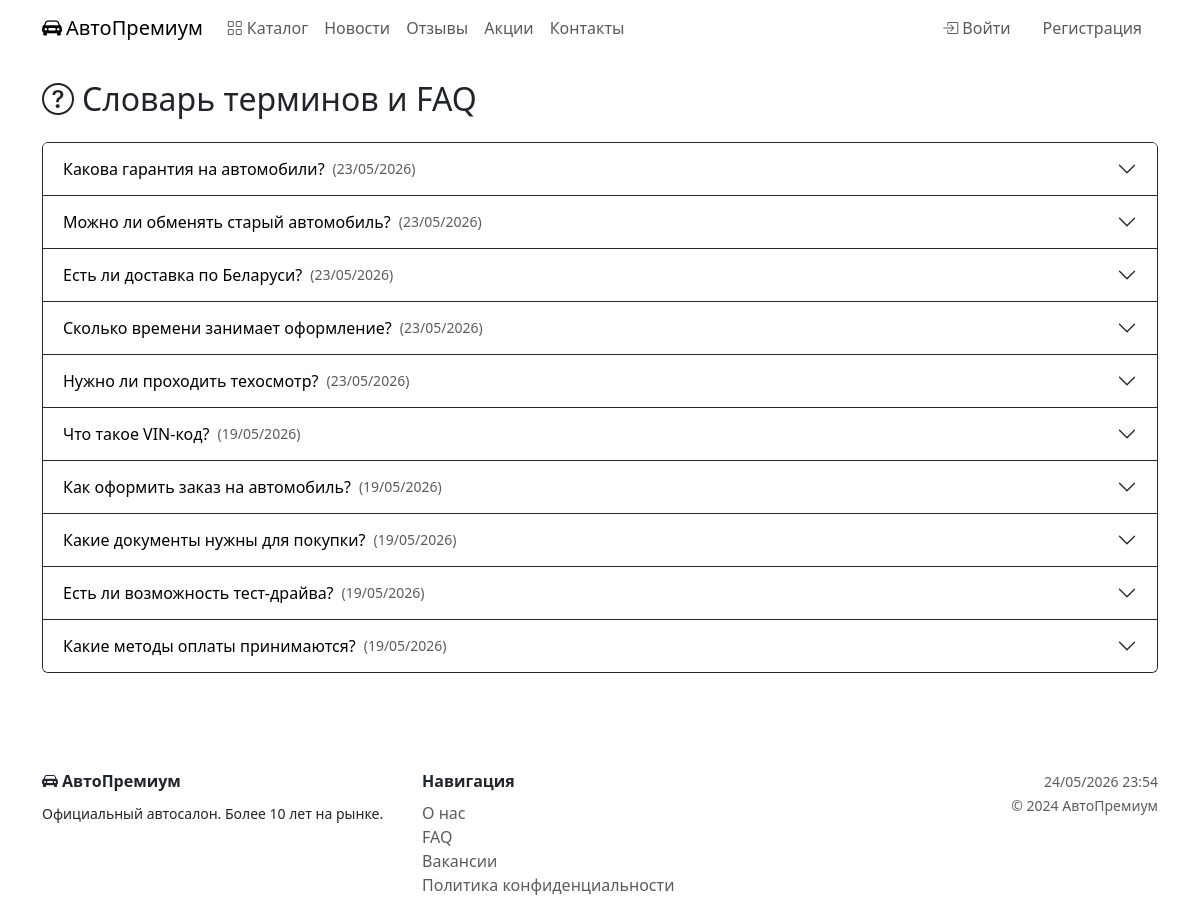
Page /faq/ on the earlier database version.
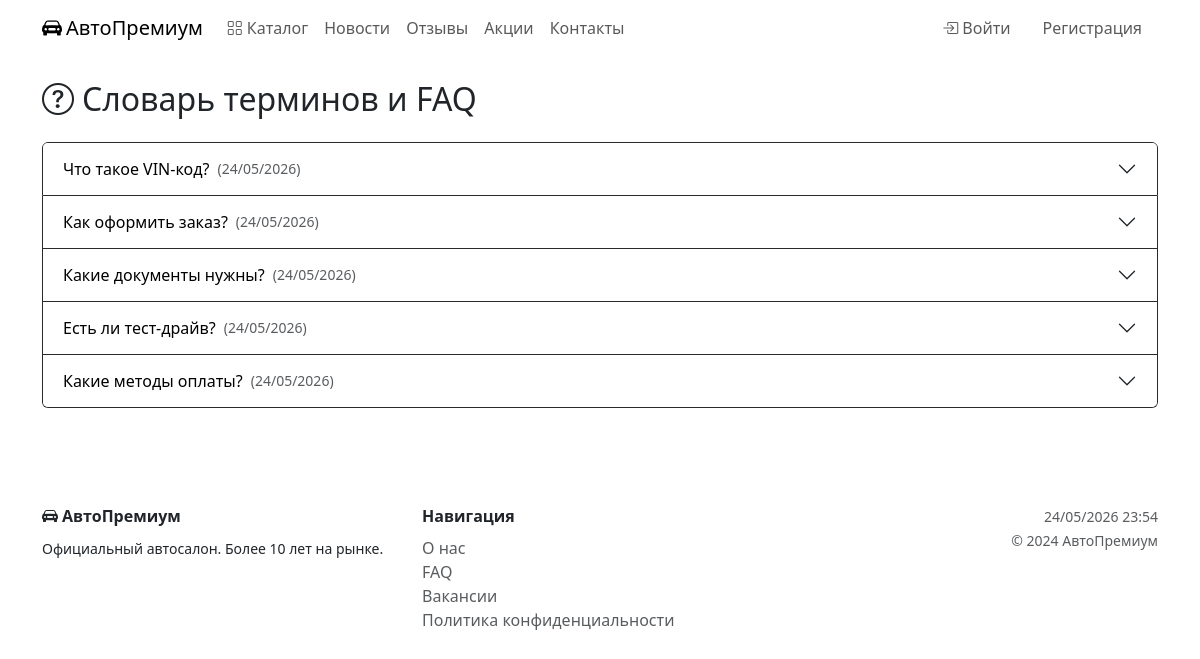
Same page on the later database version.
### catalog/models.py (models this page shows, shortened)
class FAQ(models.Model):
    question = models.CharField('Вопрос', max_length=255)
    answer = models.TextField('Ответ')
    added_at = models.DateField('Дата добавления', auto_now_add=True)
    class Meta:
        verbose_name = 'FAQ'
        verbose_name_plural = 'FAQ'
        ordering = ['-added_at']

### catalog/views.py (the view)
# urls.py: path('faq/', views.faq, name='faq'),
def faq(request):
    return render(request, 'catalog/faq.html', {'faqs': FAQ.objects.all()})

### templates/catalog/faq.html (shortened to what this page needs)
{% extends 'base.html' %}{% block title %}FAQ — АвтоПремиум{% endblock %}{% block content %}
<h2 class="text-gold mb-4"><i class="bi bi-question-circle me-2"></i>Словарь терминов и FAQ</h2>
<div class="accordion" id="faqAccordion">
{% for item in faqs %}
<div class="accordion-item" style="border-color:#2a2a2a;">
  <h2 class="accordion-header">
    <button class="accordion-button collapsed" type="button" data-bs-toggle="collapse" data-bs-target="#faq{{ item.pk }}"
      style="color:#000000;">
      {{ item.question }}
      <small class="text-muted ms-2">({{ item.added_at|date:"d/m/Y" }})</small>
    </button>
  </h2>
</div>
{% empty %}<p class="text-muted">FAQ пока не заполнен.</p>{% endfor %}
</div>{% endblock %}

Differences in the rows shown:
removed FAQ: question "Какова гарантия на автомобили?", added_at "23/05/2026"
removed FAQ: question "Можно ли обменять старый автомобиль?", added_at "23/05/2026"
removed FAQ: question "Есть ли доставка по Беларуси?", added_at "23/05/2026"
removed FAQ: question "Сколько времени занимает оформление?", added_at "23/05/2026"
removed FAQ: question "Нужно ли проходить техосмотр?", added_at "23/05/2026"
changed FAQ "Что такое VIN-код?": added_at "19/05/2026" → "24/05/2026"
changed FAQ: question "Как оформить заказ на автомобиль?" → "Как оформить заказ?"; added_at "19/05/2026" → "24/05/2026"
changed FAQ: question "Какие документы нужны для покупки?" → "Какие документы нужны?"; added_at "19/05/2026" → "24/05/2026"
changed FAQ: question "Есть ли возможность тест-драйва?" → "Есть ли тест-драйв?"; added_at "19/05/2026" → "24/05/2026"
changed FAQ: question "Какие методы оплаты принимаются?" → "Какие методы оплаты?"; added_at "19/05/2026" → "24/05/2026"
